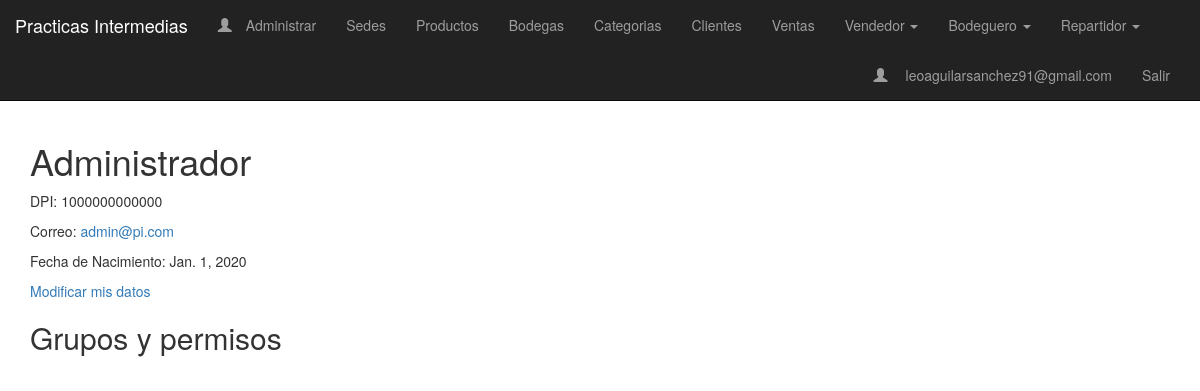
Screenshot of /usuario/1000000000000 (signed in) with the database file from the repository.
### sedes/models.py (models this page shows, shortened)
class Usuario(AbstractBaseUser, PermissionsMixin):
    dpi = models.BigIntegerField(
        unique=True,
        validators=[
            MaxValueValidator(9999999999999),
            MinValueValidator(100000000000)
        ]
    )
    nombre = models.CharField(max_length=300)
    fecha_nacimiento = models.DateField('Fecha Nacimiento')
    email = models.EmailField(_('Correo Electronico'), primary_key=True)
    is_admin = models.BooleanField(default=False)
    is_staff = models.BooleanField(default=False)
    is_active = models.BooleanField(default=True)
    date_joined = models.DateTimeField(default=timezone.now)
    USERNAME_FIELD = 'email'
    REQUIRED_FIELDS = ['dpi', 'fecha_nacimiento']
    objects = CustomUserManager()
    class Meta:
        permissions = (("registrar_cliente", "Para registrar clientes de una sede"),
                   ("registrar_venta", "Para registrar ventas de productos"),
                   ("visualizar_reporte", "Para visualizar reportes de ventas"),
                   ("actualizar_inventario", "Para modificar la cantidad de productos del inventario"),
                   ("solicitar_transferencia", "Para solicitar una transferencia de productos"),
                   ("ordenes_transferencia_externa", "Para revisar ordenes de transferencias entre sedes"),
                   ("ordenes_transferencia_interna", "Para revisar ordenes de transferencias entre bodegas"),
                   ("ordenes_venta", "Para modificar el estado de entregado de una orden de venta"),
                   ("ordenes_transferencia", "Para modificar el estado de entregado de una orden de transferencia"))

### sedes/views.py (the view)
# urls.py: path('', views.UsuarioDetail.as_view(template_name= 'usuarios/usuario_detail.html'), name= 'profile'),
class UsuarioDetail(LoginRequiredMixin, DetailView):
    model = Usuario
    def get_object(self, queryset=None):
        dpi = self.kwargs.get('pk')
        if dpi:
            return get_object_or_404(Usuario, dpi=dpi)
        return self.request.user

### sedes/templatetags/group_checker.py (called while the page is built)
@register.filter(name='has_group')
def has_group(user, group_name):
    group = Group.objects.get(name=group_name)
    return True if group in user.groups.all() else False

### sedes/templates/usuarios/usuario_detail.html (shortened to what this page needs)
{% extends '../base.html' %}
{% block body_block %}
<h1>{{ object.nombre }}</h1>
<p>DPI: {{object.dpi}}</p>
<p>Correo: <a href='mailto://{{object.email}}'>{{ object.email }}</a></p>
<p>Fecha de Nacimiento: {{object.fecha_nacimiento}}</p>
<a href='{% url "modificar_usuario" %}'>Modificar mis datos</a>
<h2>Grupos y permisos</h2>
{% endblock %}

### sedes/templates/base.html (shortened to what this page needs)
{% load group_checker %}
<!DOCTYPE html>
<html>
<head>
    <link rel="stylesheet" href="https://maxcdn.bootstrapcdn.com/bootstrap/3.3.7/css/bootstrap.min.css"
>
</head>
<body>
    <nav class="navbar navbar-inverse navbar-static-top">
        <div class="navbar-header">
            <a class="navbar-brand" href="#">Practicas Intermedias</a>
        </div>
        <div class="container">
            <ul class="nav navbar-nav">
                {% if user.is_authenticated %}
                {% if user.is_staff %}
                <li><a class="navbar-link" href="{% url 'admin:index' %}"><span
                            class="glyphicon glyphicon-user">&nbsp;</span>Administrar</a></li>
                {% endif %}
                <li ><a class='navbar-link' href="{% url 'lista_sedes' %}">Sedes</a></li>
                <li ><a class='navbar-link' href="{% url 'lista_productos' %}">Productos</a></li>
                <li ><a class='navbar-link' href="{% url 'lista_bodegas' %}">Bodegas</a></li>
                <li ><a class='navbar-link' href="{% url 'lista_categorias' %}">Categorias</a></li>
                <li ><a class='navbar-link' href="{% url 'lista_clientes' %}">Clientes</a></li>
                <li ><a class='navbar-link' href="{% url 'lista_ventas' %}">Ventas</a></li>
                {% if request.user|has_group:"Vendedor" %}
                <li class="dropdown">
                    <a href="#" class="dropdown-toggle" data-toggle="dropdown" role="button" aria-haspopup="true"
                        aria-expanded="false">Vendedor <span class="caret"></span></a>
                </li>
                {% endif %}
                {% if request.user|has_group:"Bodeguero" %}
                <li class="dropdown">
                    <a href="#" class="dropdown-toggle" data-toggle="dropdown" role="button" aria-haspopup="true"
                        aria-expanded="false">Bodeguero <span class="caret"></span></a>
                </li>
                {% endif %}
                {% if request.user|has_group:"Repartidor" %}
                <li class="dropdown">
                    <a href="#" class="dropdown-toggle" data-toggle="dropdown" role="button" aria-haspopup="true"
                        aria-expanded="false">Repartidor <span class="caret"></span></a>
                </li>
                {% endif %}
                {% endif %}
            </ul>
            <ul class="nav navbar-nav navbar-right">
                {% if user.is_authenticated %}
                <li><a class="navbar-link" href="/"><span class="glyphicon glyphicon-user">&nbsp;</span>
                        {{ user.email }}</a></li>
                <li ><a class='navbar-link' href="{% url 'logout' %}">Salir</a></li>
                {% else %}
                <li><a class='navbar-link' href="{% url 'crear_usuario' %}">Registrarse</a></li>
                <li><a class='navbar-link' href="{% url 'login' %}">Iniciar Sesión</a></li>
                {% endif %}
            </ul>
        </div>
    </nav>
    <div class="container">
        {% block body_block %}
        {% endblock %}
    </div>
</body>
</html>

### rows the page displays
Usuario: email "leoaguilarsanchez91@gmail.com"
Usuario: nombre "Administrador", dpi "1000000000000", email "admin@pi.com", fecha_nacimiento "Jan. 1, 2020"
